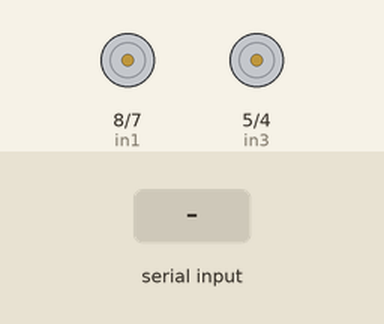
A sketch run on a simulated Arduino Uno, built with avr-gcc and run on an emulated ATmega328P. Parts: motor-driver pin pairs drawn as motors (green arrow = first pin HIGH = forward, orange = second pin HIGH = backward, longer = more drive, scaled by the enable pin). The test bench sets the inputs (shaded band). What the sketch prints to the serial monitor is not drawn.

Above: at 0.1 s.
At 2.2 s:
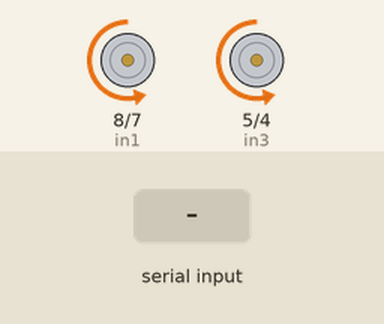
2.3 s: byte 30 received over Serial
Timing chart, 0 to 5.3 s (numbered marks = the images above; inputs shaded):
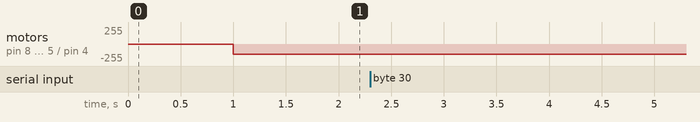

Measured:
- after the input at 2.3 s, every drawn part: stays the same

The sketch:

MCI_Project_Code.ino
```cpp
//#include <QTRSensors.h>

//>>>>>>> For Arduino
// Motor A connections
int enA = 9;
int in1 = 8;
int in2 = 7;
// Motor B connections
int enB = 3;
int in3 = 5;
int in4 = 4;
// UltraSonic connections
//int Trig = 5
//int Echo = 13

int bluetoothCommand;


// IR Sensor class
//QTRSensors qtr;
// number of sensors
const uint8_t SensorCount = 5;
// values read from the sensor array
uint16_t sensorValues[SensorCount];
int threshold[SensorCount];


// values required for PID Control and some motor constants
uint16_t position;
float Kp = 0;
float Ki = 0;
float Kd = 0;
uint8_t multiP = 1;
uint8_t multiI = 1;
uint8_t multiD = 1;
float Pvalue;
float Ivalue;
float Dvalue;
int P, D, I, previousError, PIDvalue, error;
int lsp, rsp;
int lfspeed = 230;


void setup() {
  // Set all the motor control pins to outputs
  pinMode(enA, OUTPUT);
  pinMode(enB, OUTPUT);
  pinMode(in1, OUTPUT);
  pinMode(in2, OUTPUT);
  pinMode(in3, OUTPUT);
  pinMode(in4, OUTPUT);

  // Turn off motors - Initial state
  digitalWrite(in1, LOW);
  digitalWrite(in2, LOW);
  digitalWrite(in3, LOW);
  digitalWrite(in4, LOW);

  // Bluetooth interfacing
  Serial.begin(9600);


  // Configure the IR Sensors
//  qtr.setTypeAnalog();
//  qtr.setSensorPins((const uint8_t[]){ 26, 27, 14, 12, 13 }, SensorCount);
//  delay(500);
//  for (uint16_t i = 0; i < 400; i++) {
//    qtr.calibrate();
//  }
//  for (uint8_t i = 0; i < SensorCount; i++) {
//    threshold[i] = (qtr.calibrationOn.minimum[i] + qtr.calibrationOn.maximum[i]) / 2;
//    Serial.print(threshold[i]);
//    Serial.print("  ");
//  }
//  Serial.println();

  delay(1000);
}

void loop() {

  while (Serial.available() > 0) {
    // read the value received through the bluetooth module into the variable
    bluetoothCommand = Serial.read();

    // 0 --> stop
    // 1 --> move forward
    // 2 --> move backwards
    // 3 --> turn right
    // 4 --> turn left

    // print the value onto the serial monitor for debugging purposes
    Serial.println(bluetoothCommand);
  }

  setSpeedM1(150);
  setSpeedM2(150);
  forwardM1();
  forwardM2();


  // set_Speed(50);
  // forward();
  // delay(2000);
  //  right();
  //  delay(200);

  //  set_Speed(0);
  //  delay(100);
  //  backward();
  //  delay(2000);
  //  left();
  //  delay(200);
//  moveCar();
}

// Car Moving Function
//void moveCar(){
//  // read calibrated sensor values and obtain a measure of the line position
//  // from 0 to 4000 (for a white line, use readLineWhite() instead)
//  position = qtr.readLineBlack(sensorValues);
//  error = 2000 - position;
//  while(sensorValues[0]>=980 && sensorValues[1]>=980 && sensorValues[2]>=980 && sensorValues[3]>=980 && sensorValues[4]>=980){ // A case when the line follower leaves the line
//    if(previousError>0){       //Turn left if the line was to the left before
//      motor_drive(-230,230);
//    }
//    else{
//      motor_drive(230,-230); // Else turn right
//    }
//    position = qtr.readLineBlack(sensorValues);
//  }
//
//  PID_Linefollow(error);
//  //PID_Linefollow(error);
//}


// PID Controller line following algorithm
void PID_Linefollow(int error) {
  P = error;
  I += error;
  D = error - previousError;

  Pvalue = (Kp / pow(10, multiP)) * P;
  Ivalue = (Ki / pow(10, multiI)) * I;
  Dvalue = (Kd / pow(10, multiD)) * D;

  float PIDvalue = Pvalue + Ivalue + Dvalue;
  previousError = error;

  lsp = lfspeed - PIDvalue;
  rsp = lfspeed + PIDvalue;

  if (lsp > 255) {
    lsp = 255;
  }
  if (lsp < -255) {
    lsp = -255;
  }
  if (rsp > 255) {
    rsp = 255;
  }
  if (rsp < -255) {
    rsp = -255;
  }
  motor_drive(lsp, rsp);
}

void motor_drive(int left, int right) {

  if (right > 0) {
    setSpeedM2(right);
    forwardM2();
  } else {
    setSpeedM2(right);
    backwardM2();
  }


  if (left > 0) {
    setSpeedM1(left);
    forwardM1();
  } else {
    setSpeedM1(left);
    backwardM1();
  }
}


void setSpeedM1(int a) {
  analogWrite(enA, a);
}
void setSpeedM2(int a) {
  analogWrite(enB, a);
}

void forwardM1() {
  digitalWrite(in1, LOW);
  digitalWrite(in2, HIGH);
}
void forwardM2() {
  digitalWrite(in3, LOW);
  digitalWrite(in4, HIGH);
}

void backwardM1() {
  digitalWrite(in1, HIGH);
  digitalWrite(in2, LOW);
}
void backwardM2() {
  digitalWrite(in3, HIGH);
  digitalWrite(in4, LOW);
}

void deadStop() {
  digitalWrite(in1, LOW);
  digitalWrite(in2, LOW);
  digitalWrite(in3, LOW);
  digitalWrite(in4, LOW);
}


//int dist () {
//  digitalWrite(Trig, LOW);
//  delayMicroseconds(2);
//  digitalWrite(Trig, HIGH);
//  delayMicroseconds(10);
//  digitalWrite(Trig, LOW);
//  duration = pulseIn(Echo, HIGH);
//  distance = duration * 0.0344 / 2;
//  delay(100);
//  return distance;
//}

// void right() {
//   digitalWrite(in1, LOW);
//   digitalWrite(in2, HIGH);
//   digitalWrite(in3, HIGH);
//   digitalWrite(in4, LOW);
// }

// void left() {
//   digitalWrite(in1, HIGH);
//   digitalWrite(in2, LOW);
//   digitalWrite(in3, LOW);
//   digitalWrite(in4, HIGH);
// }
// void move(int command, int speed)
// {
//   if (command == 0)
//   {
//     set_Speed(0);
//     stop();
//   }
//   else if (command == 1)
//   {
//     set_Speed(speed);
//     forward();
//   }
//   else if (command == 2)
//   {
//     set_Speed(speed);
//     backward();
//   }
//   else if (command == 3)
//   {
//     set_Speed(speed);
//     right();
//   }
//   else if (command == 3)
//   {
//     set_Speed(speed);
//     left();
//   }
// }
```
